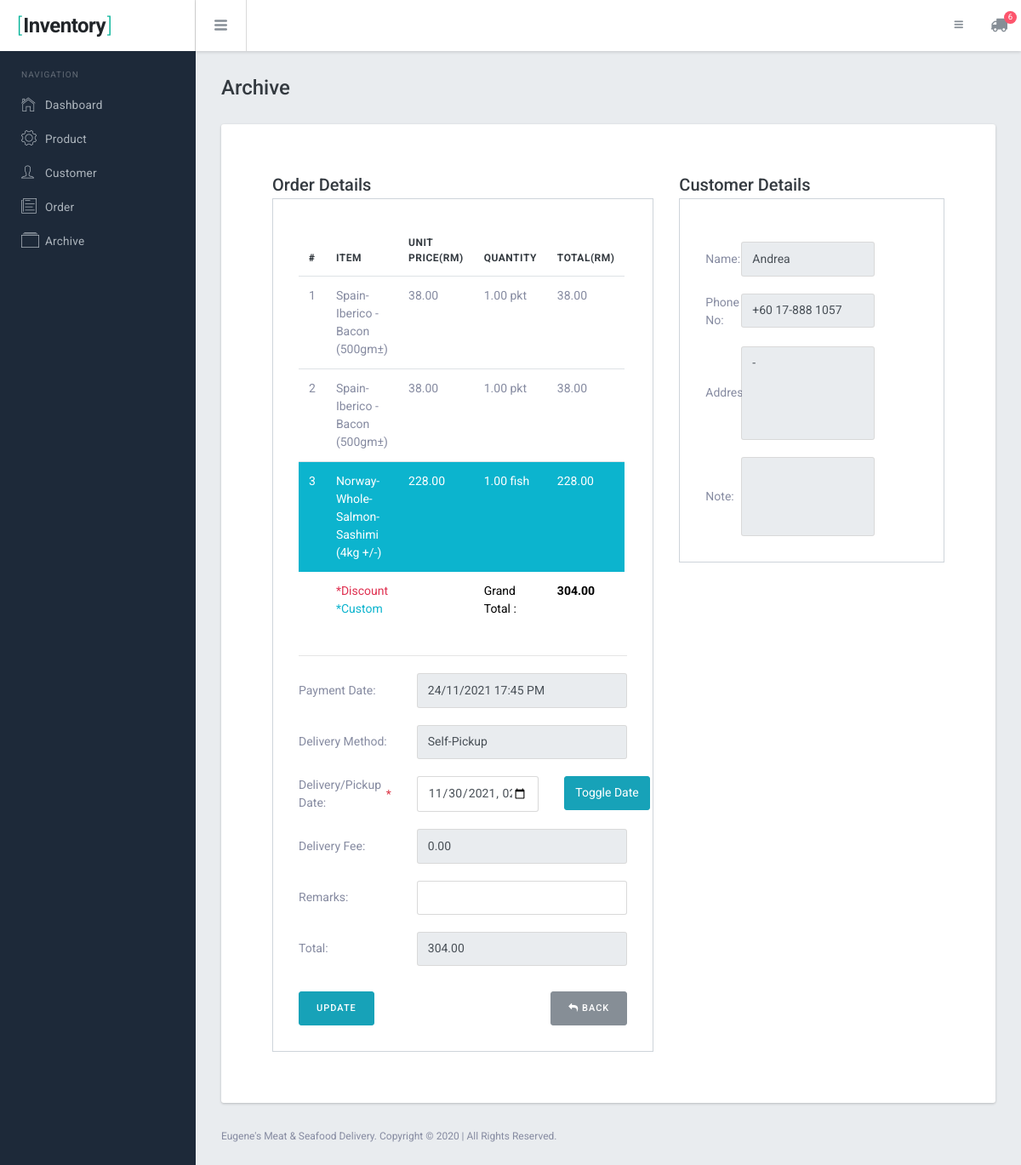
The page /public_html/ec/archive_view.php?id=650 (signed in) on the database its author committed.
### tables this page shows
CREATE TABLE `ec_order_items` (
  `id` bigint(20) UNSIGNED NOT NULL,
  `order_id` bigint(20) UNSIGNED DEFAULT NULL,
  `product_id` bigint(20) UNSIGNED DEFAULT NULL,
  `product_gallery_id` bigint(20) DEFAULT NULL,
  `product_name` varchar(255) DEFAULT NULL,
  `unit` int(1) DEFAULT NULL,
  `unit_price` decimal(65,0) DEFAULT NULL,
  `quantity` decimal(65,0) UNSIGNED DEFAULT NULL,
  `total_price` decimal(65,0) UNSIGNED DEFAULT NULL,
  `discount_unit_price` decimal(65,0) DEFAULT NULL,
  `discount_price` decimal(65,0) DEFAULT NULL,
  `created_datetime` datetime DEFAULT NULL
);

CREATE TABLE `units` (
  `id` bigint(20) NOT NULL,
  `name` varchar(20) DEFAULT NULL
);

CREATE TABLE `ec_custom_items` (
  `id` bigint(20) NOT NULL,
  `order_id` int(20) DEFAULT NULL,
  `name` varchar(255) DEFAULT NULL,
  `unit` varchar(255) DEFAULT NULL,
  `unit_price` decimal(65,0) DEFAULT NULL,
  `quantity` decimal(65,0) DEFAULT NULL,
  `total_price` decimal(65,0) DEFAULT NULL,
  `created_datetime` datetime NOT NULL DEFAULT current_timestamp()
);

CREATE TABLE `ec_orders` (
  `id` bigint(20) UNSIGNED NOT NULL,
  `customer_id` bigint(20) UNSIGNED DEFAULT NULL,
  `delivery_method` varchar(255) DEFAULT NULL,
  `delivery_fee` decimal(65,0) UNSIGNED DEFAULT 0,
  `total` decimal(65,0) UNSIGNED DEFAULT NULL,
  `remarks` varchar(255) DEFAULT NULL,
  `status` tinyint(1) DEFAULT NULL,
  `delivery_status` int(1) NOT NULL DEFAULT 0,
  `delivery_date` varchar(255) DEFAULT NULL,
  `paid_date` varchar(255) DEFAULT NULL,
  `created_datetime` datetime DEFAULT NULL,
  `last_updated` datetime DEFAULT current_timestamp() ON UPDATE current_timestamp()
);

CREATE TABLE `customers` (
  `id` bigint(20) NOT NULL,
  `name` varchar(255) DEFAULT NULL,
  `phone` varchar(255) DEFAULT NULL,
  `address` longtext DEFAULT NULL,
  `note` longtext DEFAULT NULL,
  `total_orders` int(20) DEFAULT 0,
  `last_updated` datetime DEFAULT current_timestamp()
);

### public_html/ec/php/func/func_database_connection.php (called while the page is built, shortened)
<?php
function run_query($query, $info = false){
    $conn = new mysqli($GLOBALS['server_hostname'],$GLOBALS['server_username'],$GLOBALS['server_password'],$GLOBALS['server_db_name']);
    $result = $conn->query($query);
    if (gettype($result) != 'boolean'){
        if ($result->num_rows > 0){
            $i = 0;
            while ($row = $result->fetch_assoc()){
                $info[$i] = $row;
                $i++;
            }
        }
    }
    return $info;
}
?>

### public_html/ec/php/func/func_number_format.php (called while the page is built, shortened)
<?php
function nf_view_currency($v){
    $amount = number_format($v / 100000, 5,'.',"");
    $decimals = explode('.', $amount)[1];
    $loops = strlen($decimals);
    for ($i = $loops; $i > 0; $i--){
        if ($i > 2){
            if ($decimals[$i - 1] == 0){
                $amount = substr($amount, 0, -1);
            } else {
                $i = 0;
            }
        }
    }
    return $amount;
}
?>

### public_html/ec/archive_view.php (the view, shortened to what this page needs)
<?php
if (isset($_GET['id']) && $_GET['id'] != ''){
  $orderDetails = run_query("select * from ec_orders where id = ".$_GET['id']."")[0];
  $customerDetails = run_query("select * from customers where id = ".$orderDetails['customer_id']."")[0];
}
?>
<?php require_once 'php/req/header.php'; ?>
    <div class="br-mainpanel">
      <div class="pd-x-20 pd-sm-x-30 pd-t-20 pd-sm-t-30">
        <h4 class="tx-gray-800 mg-b-5">Archive</h4>
      </div>
      <div class="br-pagebody">
        <div class="br-section-wrapper">
          <div class="row">
            <div class="col-xl-7">
            <h5 class="tx-gray-800 mg-b-5">Order Details</h5>
              <div class="form-layout form-layout-4">
                <form action="archive_view.php?id=<?php echo $_GET['id'];?>" id="orderForm" class="needs-validation" method="post" enctype="multipart/form-data" novalidate>
                <div class="row">
                  <div class="col-sm-12 mg-t-10 mg-sm-t-0">
                    <table class="table">
                        <thead>
                          <tr>
                            <th><b>#</th>
                            <th>Item</th>
                            <th>Unit Price(RM)</th>
                            <th>Quantity</th>
                            <th>Total(RM)</b></th>
                          </tr>
                        </thead>
                        <tbody id ="itemTable" name="itemTable">
                        <?php
                          $orderItems = run_query("select * from ec_order_items where order_id=".$_GET['id']."");
                          $sum = 0.00;
                          $i=1;
                          if($orderItems){
                            foreach($orderItems as $item){
                              $discounted = false;
                              if($item['discount_price'] != null){
                                $discounted = true;
                                $sum = $sum + $item['discount_price'];
                              }
                              else{
                                $sum = $sum + $item['total_price'];
                              }
                              $productName = "";
                              $unit = "";
                              if($item['product_name'] !== null){
                                $productName = $item['product_name'];
                              }
                              if($item['unit'] !== null){
                                $unit = run_query("select * from units where id = ".$item['unit']."")[0];
                              }
                              $unitPrice = nf_view_currency($item['unit_price']);
                            ?>
                              <tr name="itemTableProduct" <?php if($discounted){echo "style='color:#df3050'";}?>>
                                <td><?php echo $i;?></td>
                                <td name="productName"><?php echo $productName;?></td>
                                <td name="productUnitPrice"><?php echo $unitPrice;?></td>
                                <?php
                                  $qtyUnit = nf_view_currency($item['quantity'])." ".$unit['name'];
                                ?>
                                <td name="productQtyUnit"><?php echo $qtyUnit;?></td>
                                <td name="productTotalPrice" <?php if($discounted){echo "style='color:#df3050;'";}?>>
                                <?php
                                  if($discounted){
                                    echo nf_view_currency($item['discount_price']);
                                  }
                                  else{
                                    echo nf_view_currency($item['total_price']);
                                  }
                                ?>
                                </td>
                              <tr>
                            <?php
                              $i++;
                            }
                          }
                        ?>
                        <?php
                          $customItems = run_query("select * from ec_custom_items where order_id = ".$_GET['id']."");
                          if($customItems){
                            foreach($customItems as $customItem){
                              $sum += $customItem['total_price'];
                        ?>
                            <tr name="customItemTable" style="background-color:#0cb4ce;color:white;">
                              <td><?php echo $i;?></td>
                              <td name="productName"><?php echo $customItem['name'];?></td>
                              <td name="productUnitPrice"><?php echo nf_view_currency($customItem['unit_price']);?></td>
                              <?php
                                $qtyUnit = nf_view_currency($customItem['quantity'])." ".$customItem['unit'];
                              ?>
                              <td name="productQtyUnit"><?php echo $qtyUnit;?></td>
                              <td name="productTotalPrice"><?php echo nf_view_currency($customItem['total_price']);?></td>
                          <tr>
                        <?php
                            $i++;
                            }
                          }
                        ?>
                          <tr>
                            <td style="border:0px;"></td>
                            <td style="border:0px;"><span style="color:#df3050">*Discount</span><br><span style="color:#0cb4ce">*Custom</span></td>
                            <td style="border:0px;"></td>
                            <td style="border:0px;color:black;width:25%;">Grand Total : </td>
                            <td style="border:0px;"><b style="color:black;"><?php echo nf_view_currency($sum);?></b></td>
                            <td style="border:0px;"></td>
                          </tr>
                        </tbody>
                    </table>
                  </div>
                </div>
                <hr>
                <div class="row mg-t-20">
                  <label class="col-sm-4 form-control-label">Payment Date:</label>
                  <div class="col-sm-8 mg-t-10 mg-sm-t-0">
                    <?php
                      if($orderDetails['paid_date']){
                        $paymentDate = date_create($orderDetails['paid_date']);
                        $paymentDate = date_format($paymentDate,"d/m/Y H:i A");
                      }
                      else{
                        $paymentDate = null;
                      }
                    ?>
                    <input type="text" name="deliveryFee" class="form-control" value="<?php echo $paymentDate;?>" readonly>
                  </div>
                </div>
                <div class="row mg-t-20" id="delivery">
                  <label class="col-sm-4 form-control-label">Delivery Method:</label>
                  <div class="col-sm-8 mg-t-10 mg-sm-t-0">
                    <input type="text" name="deliveryFee" class="form-control" value="<?php echo $orderDetails['delivery_method'];?>" readonly>
                  </div>
                </div>
                <div class="row mg-t-20">
                  <label class="col-sm-4 form-control-label">Delivery/Pickup Date: <span class="tx-danger">*</span></label>
                  <div class="col-sm-5 mg-t-10 mg-sm-t-0">
                  <?php
                    $setDate = 0;
                    $inputDateReadonly = "";
                    $inputDateType = 'datetime-local';
                    if((bool)strtotime($orderDetails['delivery_date']) == TRUE) {
                      $setDate = 1;
                    }
                    else{
                      $setDate = 2;
                      $inputDateType = 'text';
                      $inputDateReadonly = "readonly";
                      $orderDetails['delivery_date'] = "To Be Decided";
                    }
                  ?>
                    <input type="<?php echo $inputDateType;?>" name="deliveryDate" id="deliveryDate" class="form-control" value="<?php echo $orderDetails['delivery_date'];?>" <?php echo $inputDateReadonly;?> >
                  </div>
                  <div class="col-sm-3 mg-t-10 mg-sm-t-0">
                    <button type="button" class="btn btn-info" id="btnDate" name ="btnDate" data-toggle="button" aria-pressed="false" onclick="unsetDate(<?php echo $setDate;?>)">Toggle Date</button>
                  </div>
                </div>
                <div class="row mg-t-20">
                  <label class="col-sm-4 form-control-label">Delivery Fee:</label>
                  <div class="col-sm-8 mg-t-10 mg-sm-t-0">
                    <?php
                      $deliveryFee = 0.00;
                    ?>
                    <input type="text" name="deliveryFee" id="deliveryFee" class="form-control" value="<?php echo nf_view_currency($deliveryFee);?>" readonly>
                  </div>
                </div>
                <div class="row mg-t-20">
                  <label class="col-sm-4 form-control-label">Remarks: <span class="tx-danger"></span></label>
                  <div class="col-sm-8 mg-t-10 mg-sm-t-0">
                    <input type="text" name="remarks" id="remarks" class="form-control" value="<?php echo $orderDetails['remarks'];?>">
                  </div>
                </div>
                <div class="row mg-t-20">
                  <label class="col-sm-4 form-control-label">Total: <span class="tx-danger"></span></label>
                  <div class="col-sm-8 mg-t-10 mg-sm-t-0">
                    <input type="text" name="total" id="total" class="form-control" value="<?php echo nf_view_currency($orderDetails['total']);?>" readonly>
                  </div>
                </div>
                <div class="form-layout-footer mg-t-30">
                  <input type="submit" class="btn btn-info" value="Update">
                  <button type="button" class="btn btn-secondary float-right" onclick="goBack()"><i class="fa fa-reply"></i> Back</button>
                </div>
                </form>
              </div>
            </div>
            <div class="col-xl-5">
            <h5 class="tx-gray-800 mg-b-5">Customer Details</h5>
              <div class="form-layout form-layout-4">
                <form class=" less-width" enctype="multipart/form-data" novalidate>
                  <div class="row mg-t-20">
                    <label class="col-sm-4 form-control-label">Name:</label>
                    <div class="col-sm-8 mg-t-10 mg-sm-t-0">
                      <input type="text" name="customerName" class="form-control" value="<?php echo $customerDetails['name'];?>" id="customerName" disabled>
                    </div>
                  </div>
                  <div class="row mg-t-20">
                  <label class="col-sm-4 form-control-label">Phone No:</label>
                  <div class="col-sm-8 mg-t-10 mg-sm-t-0">
                    <input type="text" name="customerPhone" id="customerPhone" class="form-control" value="<?php echo $customerDetails['phone'];?>" disabled>
                  </div>
                </div>
                <div class="row mg-t-20">
                  <label class="col-sm-4 form-control-label">Address:</label>
                  <div class="col-sm-8 mg-t-10 mg-sm-t-0">
                    <textarea class="form-control" rows="5" style="resize:none;" id="customerAddress" name ="customerAddress" disabled><?php echo $customerDetails['address'];?></textarea>
                  </div>
                </div>
                <div class="row mg-t-20">
                  <label class="col-sm-4 form-control-label">Note:</label>
                  <div class="col-sm-8 mg-t-10 mg-sm-t-0">
                    <textarea class="form-control" rows="4" style="resize:none;" id="customerNote" name ="customerNote" disabled><?php echo $customerDetails['note'];?></textarea>
                  </div>
                </div>
                </form>
              </div>
            </div>
          </div>
        </div>
      </div>
<?php require_once 'php/req/footer.php'; ?>

### public_html/ec/archive_view.php (style rules this page uses)
.less-width .form-control-label { max-width:15%!important; }

### rows shown on the page
ec_order_items: product_name "Spain-Iberico - Bacon (500gm±)", unit_price "38.00", quantity.name "1.00 pkt", total_price "38.00"
ec_order_items: product_name "Spain-Iberico - Bacon (500gm±)", unit_price "38.00", quantity.name "1.00 pkt", total_price "38.00"
ec_custom_items: name "Norway-Whole-Salmon-Sashimi (4kg +/-)", unit_price "228.00", qtyUnit "1.00 fish", total_price "228.00"
ec_orders: deliveryFee "24/11/2021 17:45 PM", deliveryFee "Self-Pickup", deliveryDate "11/30/2021 14:00", total "304.00"
customers: customerName "Andrea", customerPhone "+60 17-888 1057", customerAddress "-"

### other values the page prints
sizeof($upcomingDeliveries) "6"
nf_view_currency($sum) "304.00"
